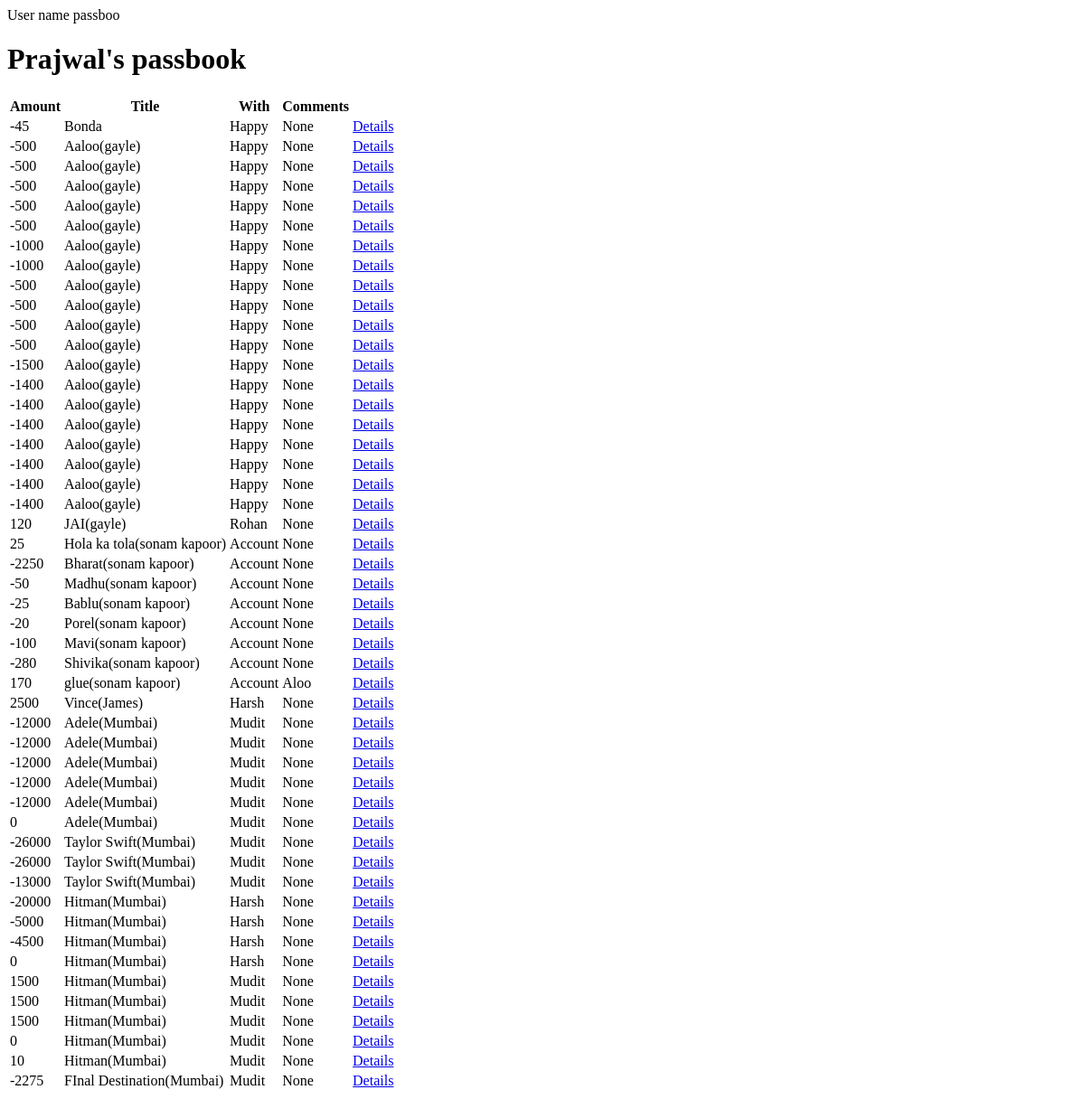
The app's page /users/1/passbook (signed in), older data.
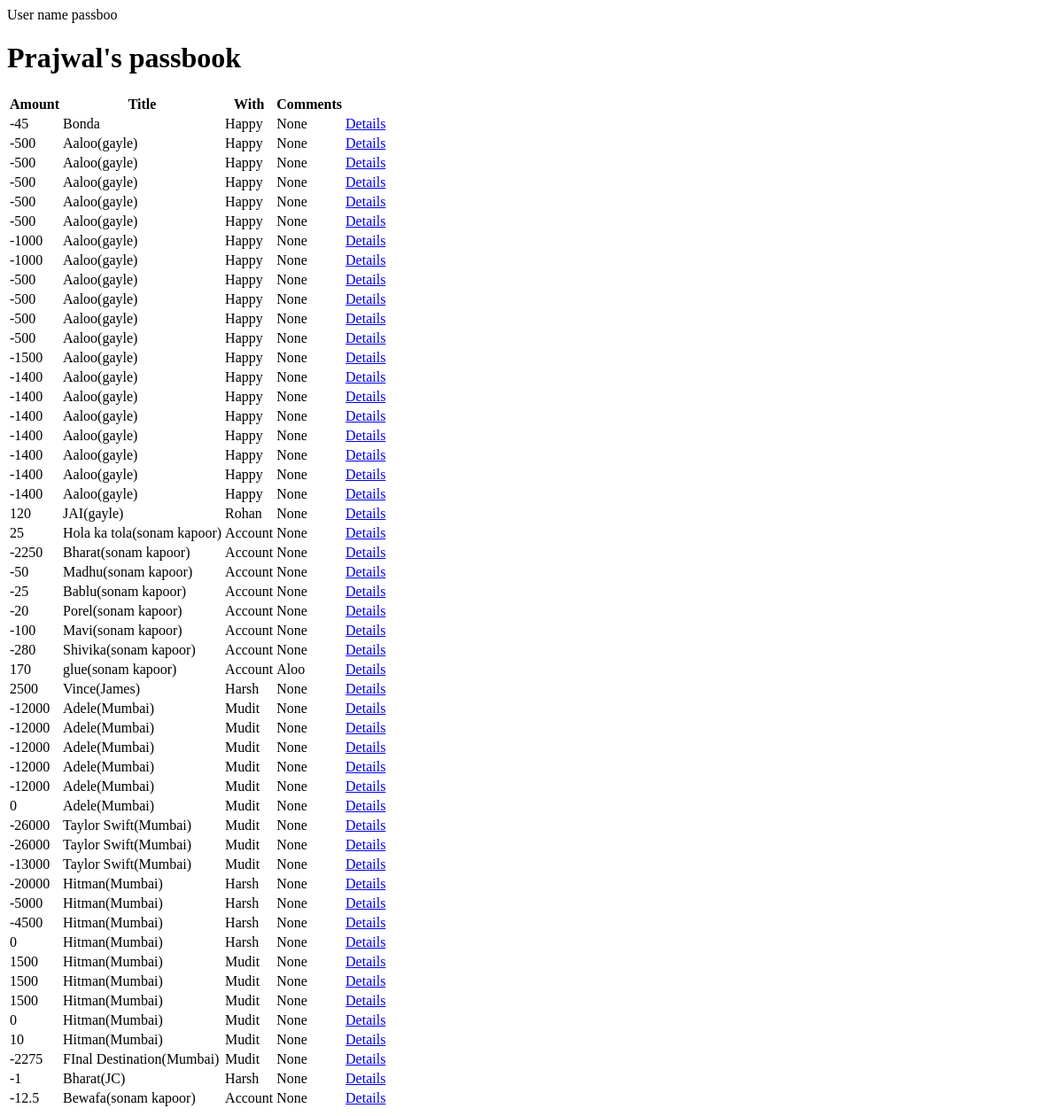
The same page, newer data.
### tables this page shows
CREATE TABLE TRANSACTIONS (
                transaction_id integer primary key autoincrement,
                title text not null,
                amount int not null,
                comment text,
                status int default 0,
                sender_id integer not null,
                receiver_id integer not null,
                FOREIGN KEY(sender_id)
                    REFERENCES USERS(user_id)
                FOREIGN KEY(receiver_id)
                    REFERENCES USERS(user_id)
                );

CREATE TABLE USERS (
                  user_id integer primary key autoincrement,
                  name text not null,
                  email text not null unique,
                  password text not null,
                  total_balance integer default 0,
                  unapproved_balance integer default 0,
                  approved_balance integer default 0,
                  friends text default ",");

### main.py (the view)
@app.route('/users/<user_id>/passbook')
def renderPassbook(user_id):
    if session['user_id'] == int(user_id):
        user_name = findUserByUser_Id(user_id)[1]
        transactions = findAllTransactionByUser_Id(user_id)
        result = []
        for i in transactions:
            if int(user_id) == i[6]:
                user = findUserByUser_Id(i[5])
                result.append([[i[2],i[1],user[1],i[3]],i[0]])
            else:
                user = findUserByUser_Id(i[6])
                result.append([[i[2]*-1,i[1],user[1],i[3]],i[0]])
        return render_template('passbook_maker.html',transactions = result,user_name = user_name)
    else:
        return redirect('/signIn')

### login.py (called while the page is built)
def findAllTransactionByUser_Id(user_id):
    query = []
    conn = create_connection("database.db")
    curr = conn.cursor()
    curr.execute(("SELECT * FROM TRANSACTIONS WHERE sender_id is '{0}' OR receiver_id is '{0}'".format(user_id)))
    query = curr.fetchall()
    conn.close()
    return query

### signature_dbms.py (called while the page is built)
def create_connection(database):
    try:
        conn = sql.connect(database)
        return conn;
    except:
        print ("Cannot access database")

def findUserByUser_Id(id):
    query = None
    conn = create_connection("database.db")
    curr = conn.cursor()
    curr.execute("SELECT * FROM USERS WHERE user_id is '{}'".format(id))
    query = curr.fetchone()
    conn.close()
    return query

### templates/passbook_maker.html (shortened to what this page needs)
{%extends 'passbook_base.html' %}
{% block content %}
    {% for i in transactions%}
    <tr>
        {% for k in i %}
            {% if loop.index0==0 %}
                {% for j in k %}
                <td>{{j}}</td>
                {% endfor %}
            {% else %}
                <td><a href="/transaction/{{k}}">Details</a></td>
            {% endif %}
        {% endfor %}
    </tr>
    {% endfor %}
{% endblock %}

Row changes from the older to the newer data that the page shows:
now on one of the page's lists (row edited): USERS: name "Account"
now on one of the page's lists (row edited): USERS: name "Harsh"
added TRANSACTIONS: title "Bharat(JC)"
added TRANSACTIONS: title "Bewafa(sonam kapoor)"
Text that changed along with them:
new list line: "-1 None Details"
new list line: "-12.5 None Details"
